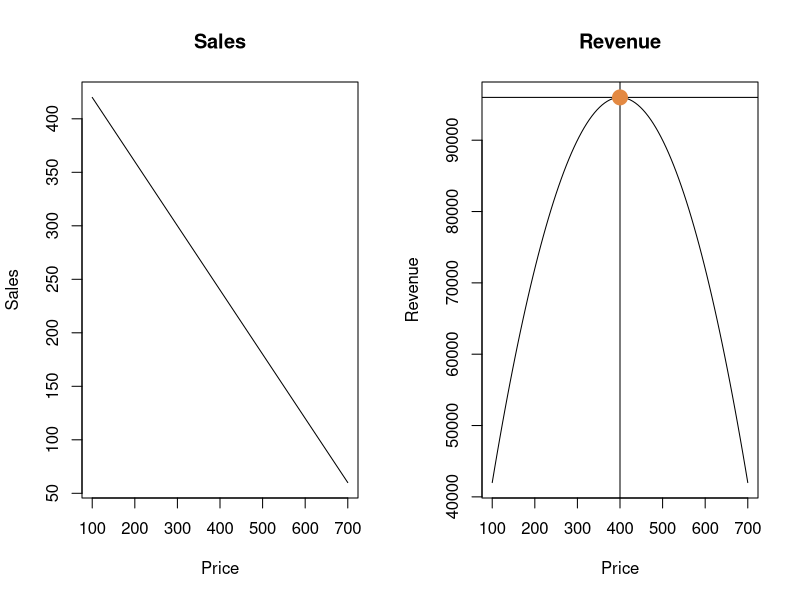

Here is the R script that generated this plot:
# IDS_07_03_Calculus.R

# ==========================================================
# Example data from presentation
# ==========================================================

# Formula for sales as a function of price
sales <- function(price) { 480 - 0.6 * price }

# Formula for revenue as a function of price and sales
revenue <- function(price) { price * sales(price) }

# Make two graphs side-by-side
par(mfrow=c(1, 2))

# Graph of sales as a function of price
curve(sales, from = 100, to = 700, 
      xname = "Price", ylab = "Sales", 
      main = "Sales")

# Graph revenue as a function of price and sales
curve(revenue, from = 100, to = 700, 
      xname = "Price", ylab = "Revenue", 
      main = "Revenue")

# Draw line at price for maximum revenue
abline(v = 400)

# Draw line where slope of revenue curve is zero
abline(h = 96000)

# Draw dot at intersection
points(400, 96000, pch = 19, col = "#E38942", cex = 2)

#Restore graphical parameters
par(mfrow=c(1, 1))
?optimize
# Print sale price and revenue for optimal model
optimize(revenue, interval = c(100, 700), maximum = TRUE)

# ==========================================================
# Clean up
# ==========================================================

# Clear workspace
rm(list = ls()) 

# Clear plots
dev.off()

# Clear console
cat("\014")  # ctrl+L
